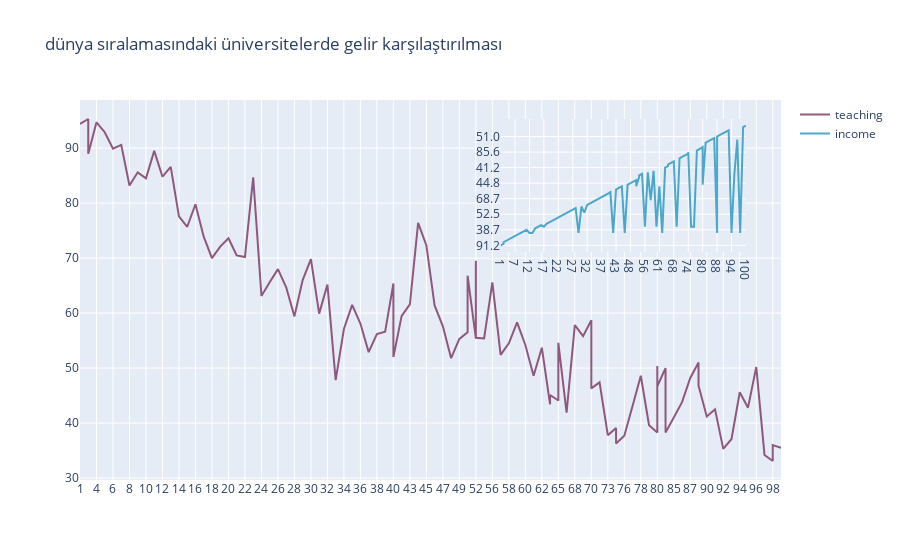

Source (notebook cell):
### Code cell
trace1=go.Scatter3d(x=df_2015.world_rank, y=df_2015.research, z=df_2015.citations, mode='markers', marker=dict(color='rgba(80,00,80,0.8)'))

data=[trace1]
layout=go.Figure(data=data, layout=layout)
iplot(fig)

### Figure 1 — Plotly figure (JSON) as saved in the notebook; plotly's stock layout.template omitted (floating-point values rounded to 4 significant figures)
{"data": [{"marker": {"color": "rgba(120,50,96,0.8)"}, "name": "teaching", "type": "scatter", "x": ["1", "2", "2", "4", "5", "6", "7", "8", "9", "10", "11", "12", "13", "14", "15", "16", "17", "18", "19", "20", "21", "22", "23", "24", "25", "26", "27", "28", "29", "30", "31", "32", "33", "34", "35", "36", "37", "38", "39", "40", "40", "42", "43", "44", "45", "46", "47", "48", "49", "50", "50", "52", "52", "52", "55", "56", "57", "58", "59", "60", "61", "62", "63", "63", "65", "65", "67", "68", "69", "70", "70", "72", "73", "74", "74", "76", "77", "78", "79", "80", "80", "80", "83", "83", "85", "86", "87", "88", "88", "90", "91", "92", "93", "94", "95", "96", "97", "98", "98", "100"], "y": [94.4, 95.3, 89, 94.7, 92.9, 89.9, 90.6, 83.2, 85.6, 84.5, 89.5, 84.8, 86.6, 77.6, 75.7, 79.8, 73.9, 70, 72.1, 73.6, 70.5, 70.2, 84.7, 63.1, 65.6, 68, 64.7, 59.4, 66, 69.8, 59.9, 65.2, 47.8, 57.1, 61.5, 58.1, 52.9, 56.2, 56.6, 65.4, 52, 59.5, 61.6, 76.4, 72.3, 61.4, 57.6, 51.8, 55.3, 56.5, 66.8, 55.4, 69.5, 55.5, 55.4, 65.6, 52.4, 54.5, 58.3, 54.2, 48.6, 53.7, 43.4, 45.1, 44.1, 54.6, 41.9, 57.8, 55.8, 58.7, 46.3, 47.4, 37.8, 39.1, 36.3, 37.7, 43.1, 48.6, 39.6, 38.3, 50.4, 46.7, 50, 38.3, 41, 43.8, 48.2, 51, 46.8, 41.2, 42.5, 35.3, 37.1, 45.6, 42.8, 50.2, 34.2, 33.1, 36, 35.5]}, {"marker": {"color": "rgba(37, 150, 190,0.8)"}, "name": "income", "type": "scatter", "x": ["1", "2", "2", "4", "5", "6", "7", "8", "9", "10", "11", "12", "13", "14", "15", "16", "17", "18", "19", "20", "21", "22", "23", "24", "25", "26", "27", "28", "29", "30", "31", "32", "33", "34", "35", "36", "37", "38", "39", "40", "40", "42", "43", "44", "45", "46", "47", "48", "49", "50", "50", "52", "52", "52", "55", "56", "57", "58", "59", "60", "61", "62", "63", "63", "65", "65", "67", "68", "69", "70", "70", "72", "73", "74", "74", "76", "77", "78", "79", "80", "80", "80", "83", "83", "85", "86", "87", "88", "88", "90", "91", "92", "93", "94", "95", "96", "97", "98", "98", "100"], "xaxis": "x2", "y": ["91.2", "40.6", "90.3", "61.3", "94.3", "80.5", "52.8", "59.5", "-", "72.3", "38.7", "-", "-", "78.8", "100.0", "45.2", "100.0", "53.5", "35.8", "45.8", "46.8", "61.9", "56.7", "52.5", "43.1", "64.3", "59.6", "71.3", "-", "51.2", "43.1", "43.6", "86.7", "65.1", "40.8", "68.7", "49.2", "38.3", "42.5", "29.9", "48.4", "-", "56.9", "86.0", "99.9", "-", "39.1", "44.8", "60.0", "31.1", "99.9", "33.5", "78.7", "51.3", "41.4", "100.0", "58.5", "40.8", "47.7", "100.0", "99.9", "-", "61.0", "41.2", "35.2", "44.7", "49.8", "42.1", "100.0", "34.6", "74.0", "66.3", "56.0", "98.5", "85.6", "100.0", "100.0", "39.4", "38.0", "35.3", "43.2", "39.1", "32.0", "50.2", "94.6", "34.4", "50.1", "-", "51.0", "31.2", "67.0", "86.9", "44.9", "-", "41.4", "34.4", "-", "98.2", "87.6", "30.7"], "yaxis": "y2"}], "layout": {"autosize": true, "title": {"text": "dünya sıralamasındaki üniversitelerde gelir karşılaştırılması"}, "xaxis": {"autorange": true, "range": [0, 85], "type": "category"}, "xaxis2": {"anchor": "y2", "autorange": true, "domain": [0.6, 0.95], "range": [0, 85], "type": "category"}, "yaxis": {"autorange": true, "range": [29.64, 98.76], "type": "linear"}, "yaxis2": {"anchor": "x2", "autorange": true, "domain": [0.6, 0.95], "range": [-4.278, 81.28], "type": "category"}}}
